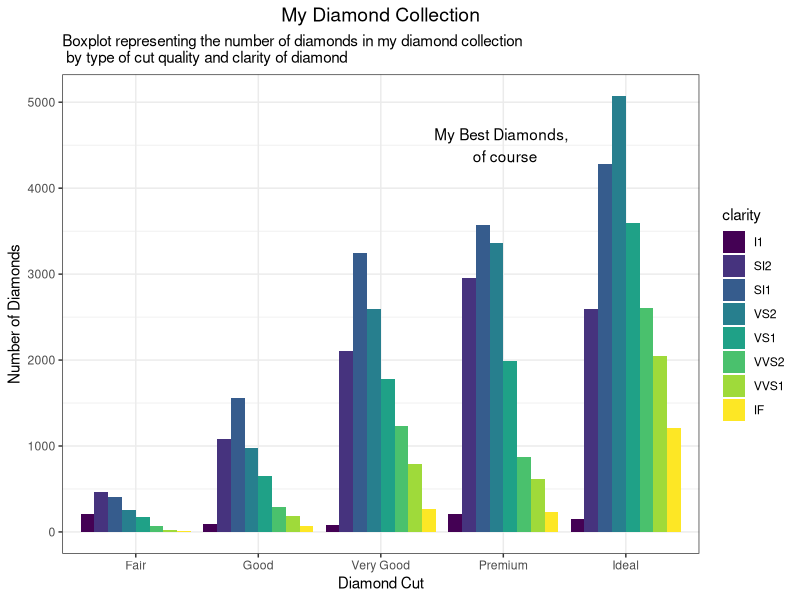
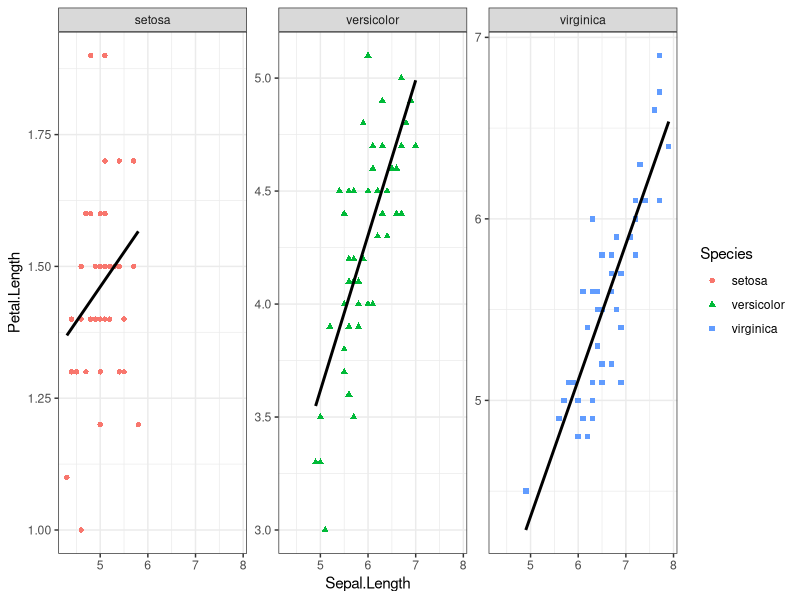
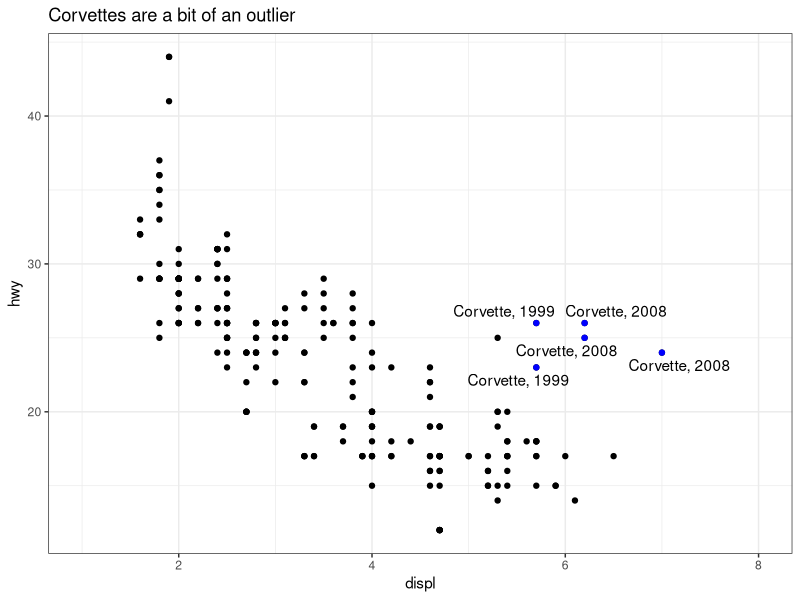
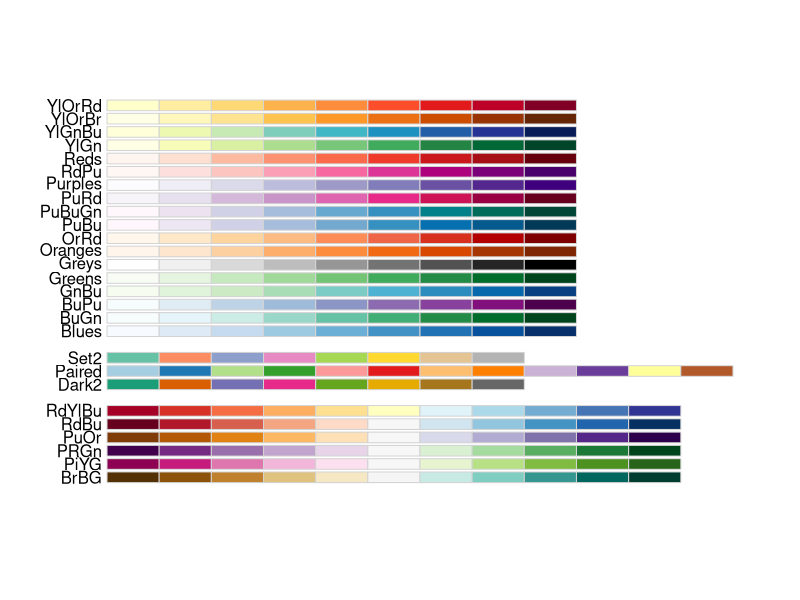
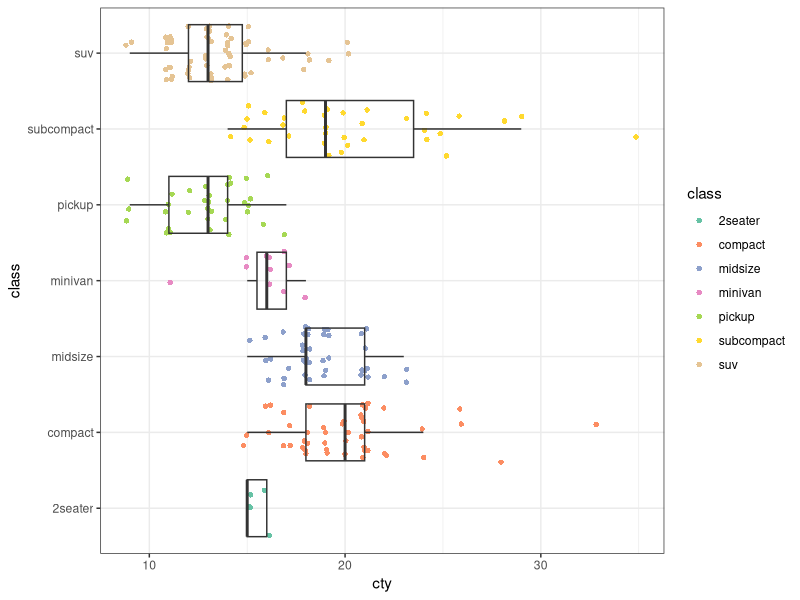

Generate these figures, in order, with R:
## ---- chunk 1
knitr::opts_chunk$set(echo = FALSE)
## ---- chunk 2
library("ggplot2")
library("magrittr") #so I can do some piping
data("diamonds")
data("mpg")
data("iris")
theme_set(theme_bw()) #I'll give you this one, you can set the theme individually for graphs
#or you can set the theme for all the graphs using theme_set()
#theme_bw() is best theme (IMO)

#for graph 3:
library("ggrepel")


## ---- chunk 3
data("diamonds")
#hint think about the *position* the bars are in...
## ---- chunk 4

ggplot(diamonds, aes(cut)) + 
  geom_bar(aes(fill=clarity), position = "dodge") +
  ylab("Number of Diamonds") +
  xlab("Diamond Cut") +
  ggtitle(label="My Diamond Collection",subtitle="Boxplot representing the number of diamonds in my diamond collection \n by type of cut quality and clarity of diamond") + theme(plot.title = element_text(hjust = 0.5, size = 14)) +
  annotate("text", x=4, y=4500, label= "My Best Diamonds, \n of course")

## ---- chunk 5
data("iris")
## ---- chunk 6

ggplot(iris, mapping = aes(x = Sepal.Length, y = Petal.Length, color = Species, shape =Species)) + 
  geom_point() + 
  geom_smooth(se = F, method ="lm",color = "black")  +
  facet_wrap(~Species, scales="free_y",)
## ---- chunk 7
data("mpg")
corvette <- mpg[mpg$model == "corvette",]
#install
require("ggrepel") #useful for making text annotations better, hint hint
set.seed(42)
## ---- chunk 8
ggplot(mpg,mapping = aes(x = displ, y = hwy)) + 
  geom_point() +
  xlim(1,8)+
  ggtitle(label="Corvettes are a bit of an outlier") +
  geom_point(data=corvette,color="blue") +
  geom_text_repel(data= corvette, aes(label= paste("Corvette,",year)))
## ---- chunk 9
data(mpg)

#hint for the coloring, colorbrewer and you can set palette colors and make your graphs colorblind friendly
library(RColorBrewer)
display.brewer.all(colorblindFriendly = T) #take a look at the colorblindfriendly options
## ---- chunk 10
ggplot(mpg,mapping = aes(x = cty, y = class)) + 
  geom_jitter(shape=16, position=position_jitter(0.2),aes(color=class))+
  geom_boxplot(outlier.shape=NA,fill=NA) +
  scale_color_brewer(palette = "Set2")
